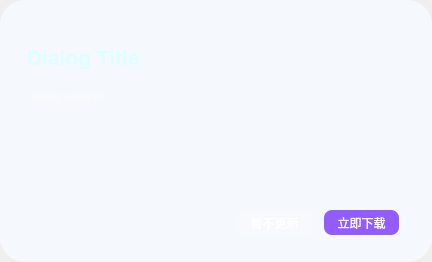
<?xml version="1.0" encoding="UTF-8"?>
<ui version="4.0">
 <class>UpdateDialog</class>
 <widget class="QDialog" name="UpdateDialog">
  <property name="geometry">
   <rect>
    <x>0</x>
    <y>0</y>
    <width>432</width>
    <height>262</height>
   </rect>
  </property>
  <property name="windowTitle">
   <string>Dialog</string>
  </property>
  <layout class="QVBoxLayout" name="verticalLayout">
   <property name="spacing">
    <number>0</number>
   </property>
   <property name="leftMargin">
    <number>0</number>
   </property>
   <property name="topMargin">
    <number>0</number>
   </property>
   <property name="rightMargin">
    <number>0</number>
   </property>
   <property name="bottomMargin">
    <number>0</number>
   </property>
   <item>
    <widget class="QFrame" name="frame">
     <property name="styleSheet">
      <string notr="true">QFrame#frame{
background-color: rgb(245, 249, 254);
border-radius:25px;
}</string>
     </property>
     <property name="frameShape">
      <enum>QFrame::StyledPanel</enum>
     </property>
     <property name="frameShadow">
      <enum>QFrame::Raised</enum>
     </property>
     <layout class="QHBoxLayout" name="horizontalLayout_7" stretch="4">
      <property name="spacing">
       <number>12</number>
      </property>
      <property name="leftMargin">
       <number>0</number>
      </property>
      <property name="topMargin">
       <number>0</number>
      </property>
      <property name="rightMargin">
       <number>0</number>
      </property>
      <property name="bottomMargin">
       <number>0</number>
      </property>
      <item>
       <layout class="QVBoxLayout" name="verticalLayout_6" stretch="9">
        <property name="spacing">
         <number>0</number>
        </property>
        <property name="leftMargin">
         <number>9</number>
        </property>
        <property name="topMargin">
         <number>9</number>
        </property>
        <property name="rightMargin">
         <number>9</number>
        </property>
        <property name="bottomMargin">
         <number>9</number>
        </property>
        <item>
         <widget class="QWidget" name="widget_3" native="true">
          <property name="minimumSize">
           <size>
            <width>414</width>
            <height>244</height>
           </size>
          </property>
          <property name="maximumSize">
           <size>
            <width>16777215</width>
            <height>16777215</height>
           </size>
          </property>
          <property name="styleSheet">
           <string notr="true">.QWidget{
background-color: qlineargradient(x1:0, y1:0, x2:0, y2:1,
                                  stop:0 rgb(105, 27, 253), 
                                  stop:1 rgb(200, 160, 240));
border-radius:16px;
color: rgb(255, 255, 255);
}

</string>
          </property>
          <layout class="QHBoxLayout" name="horizontalLayout_5" stretch="5">
           <property name="spacing">
            <number>18</number>
           </property>
           <property name="leftMargin">
            <number>18</number>
           </property>
           <property name="topMargin">
            <number>18</number>
           </property>
           <property name="rightMargin">
            <number>18</number>
           </property>
           <property name="bottomMargin">
            <number>18</number>
           </property>
           <item>
            <layout class="QHBoxLayout" name="horizontalLayout_4">
             <item>
              <layout class="QVBoxLayout" name="verticalLayout_5" stretch="1,2,1">
               <property name="spacing">
                <number>2</number>
               </property>
               <item>
                <widget class="QLabel" name="label_title">
                 <property name="font">
                  <font>
                   <pointsize>16</pointsize>
                   <bold>true</bold>
                  </font>
                 </property>
                 <property name="styleSheet">
                  <string notr="true">color: rgba(222, 255, 255, 255)</string>
                 </property>
                 <property name="text">
                  <string>Dialog Title</string>
                 </property>
                </widget>
               </item>
               <item>
                <widget class="QLabel" name="label_content">
                 <property name="font">
                  <font>
                   <bold>false</bold>
                  </font>
                 </property>
                 <property name="styleSheet">
                  <string notr="true">color: rgb(250, 250, 250)</string>
                 </property>
                 <property name="text">
                  <string>Dialog content</string>
                 </property>
                 <property name="alignment">
                  <set>Qt::AlignLeading|Qt::AlignLeft|Qt::AlignTop</set>
                 </property>
                </widget>
               </item>
               <item>
                <layout class="QHBoxLayout" name="horizontalLayout">
                 <property name="spacing">
                  <number>12</number>
                 </property>
                 <property name="rightMargin">
                  <number>6</number>
                 </property>
                 <item>
                  <spacer name="horizontalSpacer_2">
                   <property name="orientation">
                    <enum>Qt::Horizontal</enum>
                   </property>
                   <property name="sizeHint" stdset="0">
                    <size>
                     <width>40</width>
                     <height>20</height>
                    </size>
                   </property>
                  </spacer>
                 </item>
                 <item>
                  <widget class="QPushButton" name="pushButton_cancel">
                   <property name="minimumSize">
                    <size>
                     <width>75</width>
                     <height>25</height>
                    </size>
                   </property>
                   <property name="maximumSize">
                    <size>
                     <width>75</width>
                     <height>25</height>
                    </size>
                   </property>
                   <property name="styleSheet">
                    <string notr="true">QPushButton {
    background-color: rgba(250, 250, 250, 100);
    color: white;
    border: none;
    border-radius: 8px;
    font-family: 'Microsoft YaHei';
    font-size: 12px;
}

QPushButton:hover {
    background-color: rgba(250, 250, 250,130);
}

QPushButton:pressed {
    background-color: rgba(250, 250, 250,180);
}</string>
                   </property>
                   <property name="text">
                    <string>暂不更新</string>
                   </property>
                  </widget>
                 </item>
                 <item>
                  <widget class="QPushButton" name="pushButton_download">
                   <property name="minimumSize">
                    <size>
                     <width>75</width>
                     <height>25</height>
                    </size>
                   </property>
                   <property name="maximumSize">
                    <size>
                     <width>75</width>
                     <height>25</height>
                    </size>
                   </property>
                   <property name="styleSheet">
                    <string notr="true">QPushButton {
    background-color: rgba(105, 27, 253, 180);
    color: white;
    border: none;
    border-radius: 8px;
    font-family: 'Microsoft YaHei';
    font-size: 12px;
}

QPushButton:hover {
    background-color: rgba(105, 27, 253, 120);
}

QPushButton:pressed {
    background-color: rgba(105, 27, 253, 250);
}</string>
                   </property>
                   <property name="text">
                    <string>立即下载</string>
                   </property>
                  </widget>
                 </item>
                </layout>
               </item>
              </layout>
             </item>
            </layout>
           </item>
          </layout>
         </widget>
        </item>
       </layout>
      </item>
     </layout>
    </widget>
   </item>
  </layout>
 </widget>
 <resources/>
 <connections/>
</ui>
